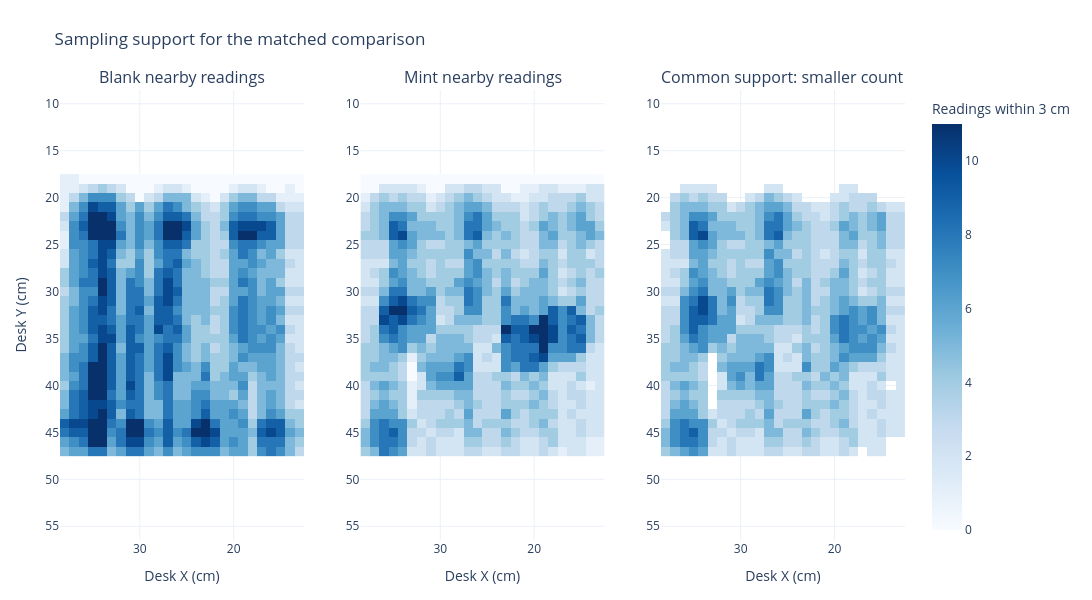

The cell this chart's notebook holds for it:
### Markdown cell above
### 2. Sampling density and common support

Counts use the same 3 cm neighborhood as the main heatmap. A comparison cell exists only when both runs contribute at least two nearby readings. White cells in the common-support panel are missing comparison coverage, not zero odor.

### Code cell
def count_grid(points, radius_cm):
    return [[
        sum((point['x'] - gx) ** 2 + (point['y'] - gy) ** 2 <= radius_cm ** 2 for point in points)
        for gx in GRID_X
    ] for gy in GRID_Y]

blank_counts = count_grid(diagnostic_rows['Blank'], SMOOTH_RADIUS_CM)
mint_counts = count_grid(diagnostic_rows['Mint'], SMOOTH_RADIUS_CM)
common_counts = []
coverage_differences = []
for blank_row, mint_row in zip(blank_counts, mint_counts):
    common_row = []
    for blank_count, mint_count in zip(blank_row, mint_row):
        common_row.append(min(blank_count, mint_count) if min(blank_count, mint_count) >= 2 else None)
        if min(blank_count, mint_count) >= 2:
            coverage_differences.append(abs(blank_count - mint_count))
    common_counts.append(common_row)
count_scale_max = percentile([value for grid in (blank_counts, mint_counts) for row in grid for value in row], 0.98)
fig_coverage = make_subplots(rows=1, cols=3, subplot_titles=('Blank nearby readings', 'Mint nearby readings', 'Common support: smaller count'))
for column, grid in enumerate((blank_counts, mint_counts, common_counts), start=1):
    fig_coverage.add_trace(go.Heatmap(
        x=GRID_X, y=GRID_Y, z=grid, coloraxis='coloraxis',
        hovertemplate='X %{x:.1f} cm<br>Y %{y:.1f} cm<br>Nearby readings %{z}<extra></extra>',
    ), row=1, col=column)
    fig_coverage.update_xaxes(title_text='Desk X (cm)', autorange='reversed', row=1, col=column)
fig_coverage.update_yaxes(title_text='Desk Y (cm)', autorange='reversed', scaleanchor='x', scaleratio=1, row=1, col=1)
fig_coverage.update_yaxes(autorange='reversed', scaleanchor='x2', scaleratio=1, row=1, col=2)
fig_coverage.update_yaxes(autorange='reversed', scaleanchor='x3', scaleratio=1, row=1, col=3)
fig_coverage.update_layout(
    title='Sampling support for the matched comparison', width=1450, height=600, template='plotly_white',
    coloraxis=dict(colorscale='Blues', cmin=0, cmax=count_scale_max, colorbar=dict(title='Readings within 3 cm')),
    margin=dict(l=60, r=140, t=90, b=60),
)
fig_coverage.show()
coverage_fraction = len(difference_values) / (len(GRID_X) * len(GRID_Y))
print(f'Common support: {len(difference_values)}/{len(GRID_X) * len(GRID_Y)} grid cells ({100 * coverage_fraction:.1f}%)')
print(f'Median absolute blank/mint neighborhood-count difference on common support: {statistics.median(coverage_differences):.1f} readings')

### Figure 1 — Plotly figure (JSON) as saved in the notebook; plotly's stock layout.template omitted (floating-point values rounded to 4 significant figures; data arrays with more than 128 entries replaced by an {"elided": "..."} marker saying what was removed)
{"data": [{"coloraxis": "coloraxis", "hovertemplate": "X %{x:.1f} cm<br>Y %{y:.1f} cm<br>Nearby readings %{z}<extra></extra>", "type": "heatmap", "x": [13.0, 14.0, 15.0, 16.0, 17.0, 18.0, 19.0, 20.0, 21.0, 22.0, 23.0, 24.0, 25.0, 26.0, 27.0, 28.0, 29.0, 30.0, 31.0, 32.0, 33.0, 34.0, 35.0, 36.0, 37.0, 38.0], "xaxis": "x", "y": [18.0, 19.0, 20.0, 21.0, 22.0, 23.0, 24.0, 25.0, 26.0, 27.0, 28.0, 29.0, 30.0, 31.0, 32.0, 33.0, 34.0, 35.0, 36.0, 37.0, 38.0, 39.0, 40.0, 41.0, 42.0, 43.0, 44.0, 45.0, 46.0, 47.0], "yaxis": "y", "z": {"elided": "30x26 int values"}}, {"coloraxis": "coloraxis", "hovertemplate": "X %{x:.1f} cm<br>Y %{y:.1f} cm<br>Nearby readings %{z}<extra></extra>", "type": "heatmap", "x": [13.0, 14.0, 15.0, 16.0, 17.0, 18.0, 19.0, 20.0, 21.0, 22.0, 23.0, 24.0, 25.0, 26.0, 27.0, 28.0, 29.0, 30.0, 31.0, 32.0, 33.0, 34.0, 35.0, 36.0, 37.0, 38.0], "xaxis": "x2", "y": [18.0, 19.0, 20.0, 21.0, 22.0, 23.0, 24.0, 25.0, 26.0, 27.0, 28.0, 29.0, 30.0, 31.0, 32.0, 33.0, 34.0, 35.0, 36.0, 37.0, 38.0, 39.0, 40.0, 41.0, 42.0, 43.0, 44.0, 45.0, 46.0, 47.0], "yaxis": "y2", "z": {"elided": "30x26 int values"}}, {"coloraxis": "coloraxis", "hovertemplate": "X %{x:.1f} cm<br>Y %{y:.1f} cm<br>Nearby readings %{z}<extra></extra>", "type": "heatmap", "x": [13.0, 14.0, 15.0, 16.0, 17.0, 18.0, 19.0, 20.0, 21.0, 22.0, 23.0, 24.0, 25.0, 26.0, 27.0, 28.0, 29.0, 30.0, 31.0, 32.0, 33.0, 34.0, 35.0, 36.0, 37.0, 38.0], "xaxis": "x3", "y": [18.0, 19.0, 20.0, 21.0, 22.0, 23.0, 24.0, 25.0, 26.0, 27.0, 28.0, 29.0, 30.0, 31.0, 32.0, 33.0, 34.0, 35.0, 36.0, 37.0, 38.0, 39.0, 40.0, 41.0, 42.0, 43.0, 44.0, 45.0, 46.0, 47.0], "yaxis": "y3", "z": {"elided": "30x26 int values"}}], "layout": {"annotations": [{"font": {"size": 16}, "showarrow": false, "text": "Blank nearby readings", "x": 0.1444, "xanchor": "center", "xref": "paper", "y": 1.0, "yanchor": "bottom", "yref": "paper"}, {"font": {"size": 16}, "showarrow": false, "text": "Mint nearby readings", "x": 0.5, "xanchor": "center", "xref": "paper", "y": 1.0, "yanchor": "bottom", "yref": "paper"}, {"font": {"size": 16}, "showarrow": false, "text": "Common support: smaller count", "x": 0.8556, "xanchor": "center", "xref": "paper", "y": 1.0, "yanchor": "bottom", "yref": "paper"}], "coloraxis": {"cmax": 11, "cmin": 0, "colorbar": {"title": {"text": "Readings within 3 cm"}}, "colorscale": [[0.0, "rgb(247,251,255)"], [0.125, "rgb(222,235,247)"], [0.25, "rgb(198,219,239)"], [0.375, "rgb(158,202,225)"], [0.5, "rgb(107,174,214)"], [0.625, "rgb(66,146,198)"], [0.75, "rgb(33,113,181)"], [0.875, "rgb(8,81,156)"], [1.0, "rgb(8,48,107)"]]}, "height": 600, "margin": {"b": 60, "l": 60, "r": 140, "t": 90}, "title": {"text": "Sampling support for the matched comparison"}, "width": 1450, "xaxis": {"anchor": "y", "autorange": "reversed", "domain": [0.0, 0.2889], "title": {"text": "Desk X (cm)"}}, "xaxis2": {"anchor": "y2", "autorange": "reversed", "domain": [0.3556, 0.6444], "title": {"text": "Desk X (cm)"}}, "xaxis3": {"anchor": "y3", "autorange": "reversed", "domain": [0.7111, 1.0], "title": {"text": "Desk X (cm)"}}, "yaxis": {"anchor": "x", "autorange": "reversed", "domain": [0.0, 1.0], "scaleanchor": "x", "scaleratio": 1, "title": {"text": "Desk Y (cm)"}}, "yaxis2": {"anchor": "x2", "autorange": "reversed", "domain": [0.0, 1.0], "scaleanchor": "x2", "scaleratio": 1}, "yaxis3": {"anchor": "x3", "autorange": "reversed", "domain": [0.0, 1.0], "scaleanchor": "x3", "scaleratio": 1}}}
